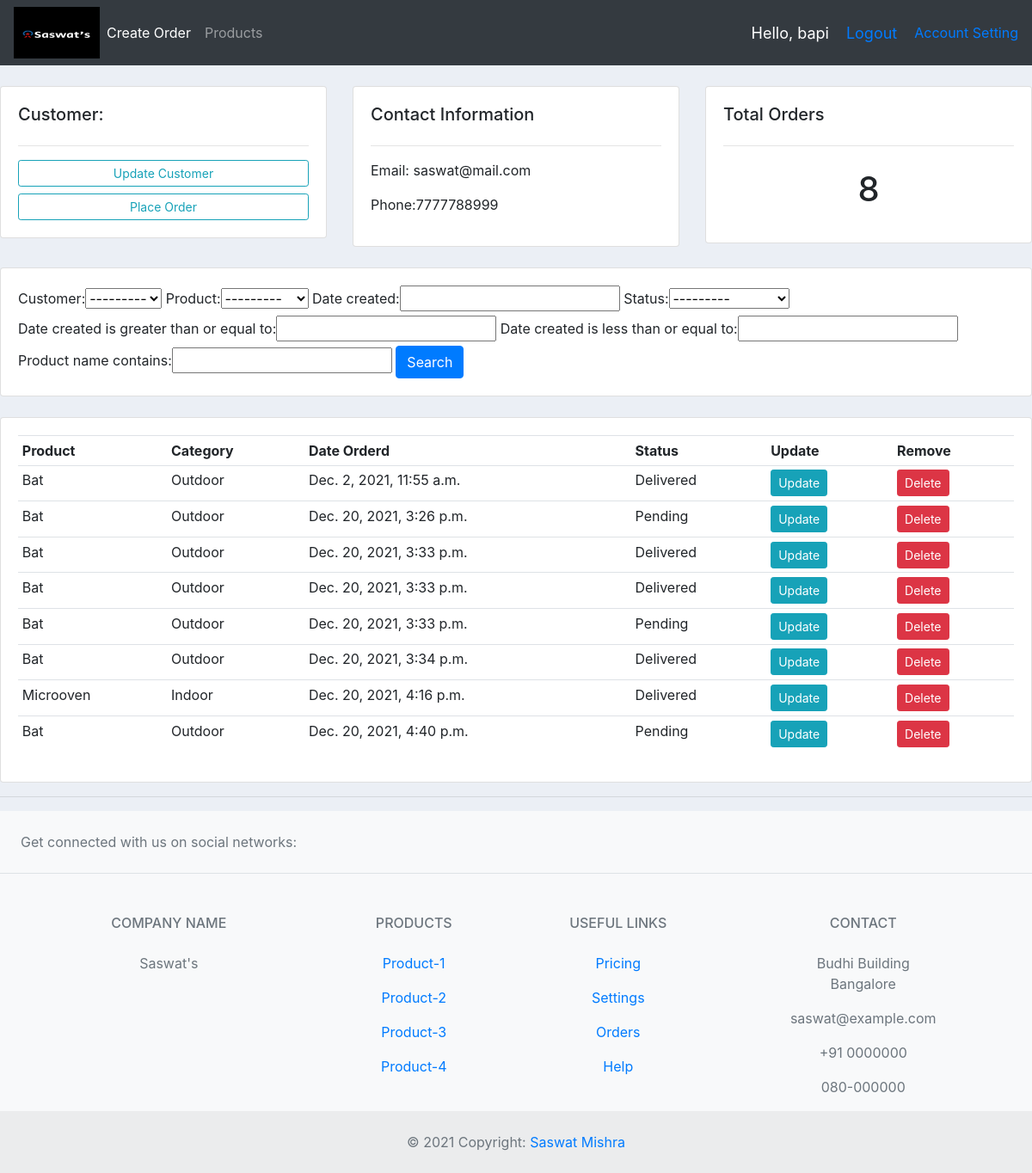
/customers/7 (signed in), run on the app's committed database.
### accounts/models.py (models this page shows, shortened)
class Customer(models.Model):
    user = models.OneToOneField(User, null=True, blank=True, on_delete=models.CASCADE)
    name = models.CharField(max_length=200, null=True)
    phone = models.IntegerField(null=True)
    email = models.EmailField(null=True)
    profile_pic = models.ImageField(default = 'profile1.png',null=True,blank=True)
    date_created = models.DateTimeField(auto_now_add=True, null=True)
    def __str__(self):
        return str(self.name)

class Order(models.Model):
    STATUS = (
        ('Pending', 'Pending'),
        ('Out for delivery', 'Out for delivery'),
        ('Delivered', 'Delivered')
    )
    customer = models.ForeignKey(Customer, null = True, on_delete=models.SET_NULL)
    product = models.ForeignKey(Product,null=True, on_delete=models.SET_NULL)
    date_created = models.DateTimeField(auto_now_add=True, null=True)
    status = models.CharField(max_length=100, choices=STATUS, default='Pending', null=True)

class Product(models.Model):
    CATEGORY = (
        ('Indoor', 'Indoor'),
        ('Outdoor', 'Outdoor')
    )
    name = models.CharField(max_length=200, null=True)
    price = models.FloatField(null=True)
    category = models.CharField(max_length=200, choices = CATEGORY,null=True)
    description = models.CharField(max_length=500, null=True)
    product_pic = models.ImageField(default ='default-product.png', null=True, blank=True)
    date_created = models.DateTimeField(auto_now_add=True, null=True)
    tags = models.ManyToManyField(Tag)
    def __str__(self):
        return self.name

### accounts/views.py (the view)
# urls.py: path('customers/<str:id>',views.customers, name='customers' ),
@login_required(login_url='login')
def customers(request,id):
    customer = Customer.objects.get(id=id)
    orders = customer.order_set.all()
    myFilter = OrderFilter(request.GET, queryset=orders)
    orders = myFilter.qs
    context = {'customer': customer, 'orders':orders, 'myFilter': myFilter}
    return render(request, 'customers.html', context)

### accounts/templates/customers.html
{% extends 'main.html' %}
{% block content %}
<br>
<div class="row">
	<div class="col-md">
		<div class="card card-body">
			<h5>Customer:</h5>
			<hr>
			<a class="btn btn-outline-info  btn-sm btn-block" href="">Update Customer</a>
			<a class="btn btn-outline-info  btn-sm btn-block" href="{% url 'create_order' customer.id %}">Place Order</a>
		</div>
	</div>
	<div class="col-md">
		<div class="card card-body">
			<h5>Contact Information</h5>
			<hr>
			<p>Email: {{customer.email}} </p>
			<p>Phone:{{customer.phone}} </p>
		</div>
	</div>
	<div class="col-md">
		<div class="card card-body">
			<h5>Total Orders</h5>
			<hr>
			<h1 style="text-align: center;padding: 10px">{{orders.count}}</h1>
		</div>
	</div>
</div>
<br>
<div class="row">
	<div class="col">
		<div class="card card-body">
			<form method="get">
			{{myFilter.form}}
		    <button class="btn btn-primary" type="submit">Search</button>
		  </form>
		</div>
	</div>
</div>
<br>
<div class="row">
	<div class="col-md">
		<div class="card card-body">
			<table class="table table-sm">
				<tr>
					<th>Product</th>
					<th>Category</th>
					<th>Date Orderd</th>
					<th>Status</th>
					<th>Update</th>
					<th>Remove</th>
				</tr>
				{% for order in orders %}
				<tr>
					<td>{{order.product}}</td>
					<td>{{order.product.category}}</td>
					<td>{{order.date_created}}</td>
					<td>{{order.status}}</td>
					<td><a class="btn btn-sm btn-info" href="{% url 'update_order' order.id %}">Update</a></td>
					<td><a class="btn btn-sm btn-danger" href="{% url 'delete_order' order.id %}">Delete</a></td>
				</tr>
				{% endfor %}
			</table>
		</div>
	</div>
</div>
{% endblock %}

### accounts/templates/nav.html (shortened to what this page needs)
{% load static %}
    <nav class="navbar navbar-expand-lg navbar-dark bg-dark">
        <img class="saswat-logo6" src="{% static 'images/saswat-logo6.png'%}" alt="logo6" height="60" width="100">
        <div class="collapse navbar-collapse" id="navbarNavAltMarkup">
          <div class="navbar-nav">
            {% if request.user.groups.all.0.name == 'admin' %}
            <a class="nav-item nav-link active" href="/"> Dashboard </a>
            {% else %}
            <a class="nav-item nav-link active" href="{% url 'create_order' request.user.id %}"> Create Order </a>
            {% endif %}
            <a class="nav-item nav-link" href="{% url 'products' %}">Products</a>
          </div>
        </div>
          {% if user.is_authenticated %}
          <span class="hello-user">Hello, {{request.user}}</span>
        <span class="hello-user"><a href="{% url 'logout' %}">Logout</a></span>
        <span class="settings"><a href="{% url 'settings' %}">Account Setting</a></span>
        {% else %}
        <span class="hello-user"><a href="{% url 'login' %}">Login</a></span>
        {% endif %}
      </nav>

### static/css/main.css (style rules this page uses)
body { background-color: #ebeff5; }

### accounts/templates/nav.html (style rules this page uses)
.hello-user { font-size: 18px; color: #fff; margin-right: 20px; }

### data on the page
Customer: email "saswat@mail.com", phone "7777788999"
Order: product "Bat", product.category "Outdoor", date_created "Dec. 2, 2021, 11:55 a.m.", status "Delivered"
Order: product "Bat", product.category "Outdoor", date_created "Dec. 20, 2021, 3:26 p.m.", status "Pending"
Order: product "Bat", product.category "Outdoor", date_created "Dec. 20, 2021, 3:33 p.m.", status "Delivered"
Order: product "Bat", product.category "Outdoor", date_created "Dec. 20, 2021, 3:33 p.m.", status "Delivered"
Order: product "Bat", product.category "Outdoor", date_created "Dec. 20, 2021, 3:33 p.m.", status "Pending"
Order: product "Bat", product.category "Outdoor", date_created "Dec. 20, 2021, 3:34 p.m.", status "Delivered"
Order: product "Microoven", product.category "Indoor", date_created "Dec. 20, 2021, 4:16 p.m.", status "Delivered"
Order: product "Bat", product.category "Outdoor", date_created "Dec. 20, 2021, 4:40 p.m.", status "Pending"

### other printed values
{{ request.user }} "bapi"
{{ orders.count }} "8"
